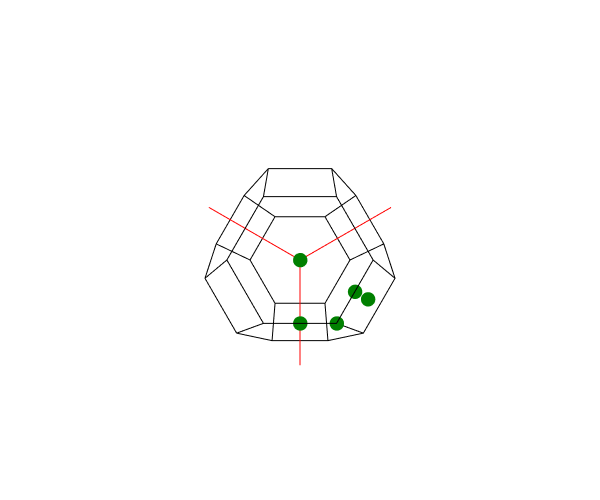

Notebook code for this chart:
### Markdown cell above
<b>波数ベクトル $\vec q$</b>

フォノンの計算では、波数ベクトル $\vec q$ が導入されました。
この波数ベクトルの物理的な意味は、その振動モードの伝播する方向と関連します。
また、理論的に波数ベクトル $\vec q$ は第一[ブリルアンゾーン](https://ja.wikipedia.org/wiki/%E3%83%96%E3%83%AA%E3%83%A5%E3%82%A2%E3%83%B3%E3%82%BE%E3%83%BC%E3%83%B3) (first Brillouin zone)の中に制限できることが示せます (詳細はappendixを参照)。

ここでは、`get_brillouin_zone_3d`関数を使い、シリコン結晶における第一ブリルアンゾーンを可視化してみます。<br/>
Wikipedia上の以下の画像と比較してみてください

<figure style="width:300px">
    <img src="https://upload.wikimedia.org/wikipedia/commons/c/c1/Brillouin_Zone_%281st%2C_FCC%29.svg"/>
    <figcaption>対称性ラベルを付した面心立方格子構造(FCC構造)の第一ブリルアンゾーン。<br/>
        <a href="https://en.wikipedia.org/wiki/Brillouin_zone">https://en.wikipedia.org/wiki/Brillouin_zone</a> より。
    </figcaption>
</figure>

### Code cell
from matlantis_features.utils.visual_utils.brillouin_zone import get_brillouin_zone_3d

fig = get_brillouin_zone_3d(atoms.cell, show_reciprocal_basis=True, show_special_k_points=True)
fig.update_layout(width=600, height=500)

### Figure 1 — Plotly figure (JSON) as saved in the notebook; plotly's stock layout.template omitted (floating-point values rounded to 4 significant figures)
{"data": [{"line": {"color": "black", "width": 2}, "mode": "lines", "showlegend": false, "type": "scatter3d", "x": [0.09143, 6.343e-09, -0.09143, -1.557e-08, 0.09143], "y": [-0.1829, -0.1829, -0.1829, -0.1829, -0.1829], "z": [7.907e-09, 0.09143, -1.047e-08, -0.09143, 7.907e-09]}, {"line": {"color": "black", "width": 2}, "mode": "lines", "showlegend": false, "type": "scatter3d", "x": [-0.1829, -0.1829, -0.1829, -0.1829, -0.1829], "y": [-0.09143, -1.166e-08, 0.09143, 8.421e-10, -0.09143], "z": [-9.039e-09, -0.09143, -8.622e-10, 0.09143, -9.039e-09]}, {"line": {"color": "black", "width": 2}, "mode": "lines", "showlegend": false, "type": "scatter3d", "x": [-1.58e-08, -1.557e-08, -0.09143, -0.1829, -0.1829, -0.09143, -1.58e-08], "y": [-0.09143, -0.1829, -0.1829, -0.09143, -1.166e-08, -1.333e-08, -0.09143], "z": [-0.1829, -0.09143, -1.047e-08, -9.039e-09, -0.09143, -0.1829, -0.1829]}, {"line": {"color": "black", "width": 2}, "mode": "lines", "showlegend": false, "type": "scatter3d", "x": [-0.1829, -0.09143, 6.343e-09, 1.163e-09, -0.09143, -0.1829, -0.1829], "y": [-0.09143, -0.1829, -0.1829, -0.09143, -2.105e-09, 8.421e-10, -0.09143], "z": [-9.039e-09, -1.047e-08, 0.09143, 0.1829, 0.1829, 0.09143, -9.039e-09]}, {"line": {"color": "black", "width": 2}, "mode": "lines", "showlegend": false, "type": "scatter3d", "x": [-1.58e-08, -0.09143, -1.163e-09, 0.09143, -1.58e-08], "y": [-0.09143, -1.333e-08, 0.09143, 2.105e-09, -0.09143], "z": [-0.1829, -0.1829, -0.1829, -0.1829, -0.1829]}, {"line": {"color": "black", "width": 2}, "mode": "lines", "showlegend": false, "type": "scatter3d", "x": [-1.58e-08, -1.557e-08, 0.09143, 0.1829, 0.1829, 0.09143, -1.58e-08], "y": [-0.09143, -0.1829, -0.1829, -0.09143, -8.421e-10, 2.105e-09, -0.09143], "z": [-0.1829, -0.09143, 7.907e-09, 8.622e-10, -0.09143, -0.1829, -0.1829]}, {"line": {"color": "black", "width": 2}, "mode": "lines", "showlegend": false, "type": "scatter3d", "x": [-0.1829, -0.09143, -1.163e-09, -6.343e-09, -0.09143, -0.1829, -0.1829], "y": [-1.166e-08, -1.333e-08, 0.09143, 0.1829, 0.1829, 0.09143, -1.166e-08], "z": [-0.09143, -0.1829, -0.1829, -0.09143, -7.907e-09, -8.622e-10, -0.09143]}, {"line": {"color": "black", "width": 2}, "mode": "lines", "showlegend": false, "type": "scatter3d", "x": [0.1829, 0.09143, 1.557e-08, 1.58e-08, 0.09143, 0.1829, 0.1829], "y": [0.09143, 0.1829, 0.1829, 0.09143, 1.333e-08, 1.166e-08, 0.09143], "z": [9.039e-09, 1.047e-08, 0.09143, 0.1829, 0.1829, 0.09143, 9.039e-09]}, {"line": {"color": "black", "width": 2}, "mode": "lines", "showlegend": false, "type": "scatter3d", "x": [-6.343e-09, -0.09143, 1.557e-08, 0.09143, -6.343e-09], "y": [0.1829, 0.1829, 0.1829, 0.1829, 0.1829], "z": [-0.09143, -7.907e-09, 0.09143, 1.047e-08, -0.09143]}, {"line": {"color": "black", "width": 2}, "mode": "lines", "showlegend": false, "type": "scatter3d", "x": [0.1829, 0.1829, 0.1829, 0.1829, 0.1829], "y": [-8.421e-10, -0.09143, 1.166e-08, 0.09143, -8.421e-10], "z": [-0.09143, 8.622e-10, 0.09143, 9.039e-09, -0.09143]}, {"line": {"color": "black", "width": 2}, "mode": "lines", "showlegend": false, "type": "scatter3d", "x": [0.09143, 0.1829, 0.1829, 0.09143, -6.343e-09, -1.163e-09, 0.09143], "y": [2.105e-09, -8.421e-10, 0.09143, 0.1829, 0.1829, 0.09143, 2.105e-09], "z": [-0.1829, -0.09143, 9.039e-09, 1.047e-08, -0.09143, -0.1829, -0.1829]}, {"line": {"color": "black", "width": 2}, "mode": "lines", "showlegend": false, "type": "scatter3d", "x": [0.09143, 0.1829, 0.1829, 0.09143, 1.163e-09, 6.343e-09, 0.09143], "y": [-0.1829, -0.09143, 1.166e-08, 1.333e-08, -0.09143, -0.1829, -0.1829], "z": [7.907e-09, 8.622e-10, 0.09143, 0.1829, 0.1829, 0.09143, 7.907e-09]}, {"line": {"color": "black", "width": 2}, "mode": "lines", "showlegend": false, "type": "scatter3d", "x": [-0.09143, 1.163e-09, 0.09143, 1.58e-08, -0.09143], "y": [-2.105e-09, -0.09143, 1.333e-08, 0.09143, -2.105e-09], "z": [0.1829, 0.1829, 0.1829, 0.1829, 0.1829]}, {"line": {"color": "black", "width": 2}, "mode": "lines", "showlegend": false, "type": "scatter3d", "x": [-0.09143, -0.1829, -0.1829, -0.09143, 1.557e-08, 1.58e-08, -0.09143], "y": [-2.105e-09, 8.421e-10, 0.09143, 0.1829, 0.1829, 0.09143, -2.105e-09], "z": [0.1829, 0.09143, -8.622e-10, -7.907e-09, 0.09143, 0.1829, 0.1829]}, {"line": {"color": "red", "width": 2}, "mode": "lines", "showlegend": false, "type": "scatter3d", "x": [0, -0.128], "y": [0, 0.128], "z": [0, 0.128]}, {"line": {"color": "red", "width": 2}, "mode": "lines", "showlegend": false, "type": "scatter3d", "x": [0, 0.128], "y": [0, -0.128], "z": [0, 0.128]}, {"line": {"color": "red", "width": 2}, "mode": "lines", "showlegend": false, "type": "scatter3d", "x": [0, 0.128], "y": [0, 0.128], "z": [0, -0.128]}, {"marker": {"color": "green", "size": 5}, "mode": "markers", "showlegend": false, "text": ["G [0 0 0]", "K [0.375 0.375 0.75 ]", "L [0.5 0.5 0.5]", "U [0.625 0.25  0.625]", "W [0.5  0.25 0.75]", "X [0.5 0.  0.5]"], "type": "scatter3d", "x": [0, 0.1371, 0.09143, 0.04571, 0.09143, 1.082e-09], "y": [0, 0.1371, 0.09143, 0.1829, 0.1829, 0.1829], "z": [0, 1.057e-08, 0.09143, 0.04571, 9.451e-09, 4.812e-09]}], "layout": {"height": 500, "scene": {"aspectmode": "auto", "aspectratio": {"x": 1.0, "y": 1.0, "z": 1.0}, "xaxis": {"type": "linear", "visible": false}, "yaxis": {"type": "linear", "visible": false}, "zaxis": {"type": "linear", "visible": false}}, "width": 600}}
